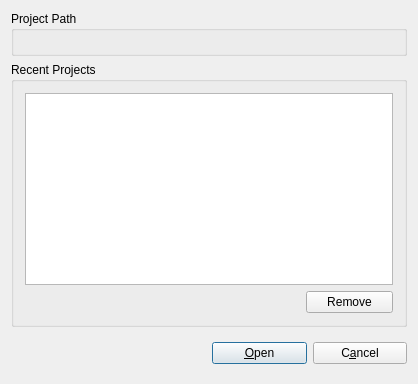
<?xml version="1.0" encoding="UTF-8"?>
<ui version="4.0">
 <class>OpenProjectLayout</class>
 <widget class="QDialog" name="OpenProjectLayout">
  <property name="geometry">
   <rect>
    <x>0</x>
    <y>0</y>
    <width>418</width>
    <height>384</height>
   </rect>
  </property>
  <property name="windowTitle">
   <string>Open Project</string>
  </property>
  <layout class="QVBoxLayout">
   <item>
    <widget class="Q3ButtonGroup" name="buttonGroup5">
     <property name="title">
      <string>Project Path</string>
     </property>
     <layout class="QHBoxLayout">
      <item>
       <widget class="KURLRequester" name="m_pProjPathRequester" native="true"/>
      </item>
     </layout>
    </widget>
   </item>
   <item>
    <widget class="Q3ButtonGroup" name="buttonGroup6">
     <property name="title">
      <string>Recent Projects</string>
     </property>
     <layout class="QVBoxLayout">
      <item>
       <widget class="QListWidget" name="m_pRecentList"/>
      </item>
      <item>
       <layout class="QHBoxLayout">
        <item>
         <spacer name="spacer4">
          <property name="orientation">
           <enum>Qt::Vertical</enum>
          </property>
          <property name="sizeType">
           <enum>QSizePolicy::Expanding</enum>
          </property>
          <property name="sizeHint" stdset="0">
           <size>
            <width>281</width>
            <height>21</height>
           </size>
          </property>
         </spacer>
        </item>
        <item>
         <widget class="QPushButton" name="m_pRemoveButton">
          <property name="text">
           <string>Remove</string>
          </property>
         </widget>
        </item>
       </layout>
      </item>
     </layout>
    </widget>
   </item>
   <item>
    <layout class="QHBoxLayout">
     <item>
      <spacer name="spacer6">
       <property name="orientation">
        <enum>Qt::Vertical</enum>
       </property>
       <property name="sizeType">
        <enum>QSizePolicy::Expanding</enum>
       </property>
       <property name="sizeHint" stdset="0">
        <size>
         <width>201</width>
         <height>31</height>
        </size>
       </property>
      </spacer>
     </item>
     <item>
      <widget class="QPushButton" name="m_pOpenButton">
       <property name="text">
        <string>&amp;Open</string>
       </property>
       <property name="shortcut">
        <string>Alt+O</string>
       </property>
       <property name="default">
        <bool>true</bool>
       </property>
      </widget>
     </item>
     <item>
      <widget class="QPushButton" name="m_pCancelButton">
       <property name="text">
        <string>C&amp;ancel</string>
       </property>
      </widget>
     </item>
    </layout>
   </item>
  </layout>
 </widget>
 <layoutdefault spacing="6" margin="11"/>
 <pixmapfunction>qPixmapFromMimeSource</pixmapfunction>
 <customwidgets>
  <customwidget>
   <class>Q3GroupBox</class>
   <extends>QGroupBox</extends>
   <header>Qt3Support/Q3GroupBox</header>
   <container>1</container>
  </customwidget>
  <customwidget>
   <class>Q3ButtonGroup</class>
   <extends>Q3GroupBox</extends>
   <header>Qt3Support/Q3ButtonGroup</header>
   <container>1</container>
  </customwidget>
  <customwidget>
   <class>KURLRequester</class>
   <extends>QWidget</extends>
   <header>kurlrequester.h</header>
  </customwidget>
 </customwidgets>
 <includes>
  <include location="local">kurlrequester.h</include>
  <include location="local">klineedit.h</include>
  <include location="local">kpushbutton.h</include>
 </includes>
 <resources/>
 <connections>
  <connection>
   <sender>m_pOpenButton</sender>
   <signal>clicked()</signal>
   <receiver>OpenProjectLayout</receiver>
   <slot>accept()</slot>
   <hints>
    <hint type="sourcelabel">
     <x>20</x>
     <y>20</y>
    </hint>
    <hint type="destinationlabel">
     <x>20</x>
     <y>20</y>
    </hint>
   </hints>
  </connection>
  <connection>
   <sender>m_pCancelButton</sender>
   <signal>clicked()</signal>
   <receiver>OpenProjectLayout</receiver>
   <slot>reject()</slot>
   <hints>
    <hint type="sourcelabel">
     <x>20</x>
     <y>20</y>
    </hint>
    <hint type="destinationlabel">
     <x>20</x>
     <y>20</y>
    </hint>
   </hints>
  </connection>
  <connection>
   <sender>m_pRemoveButton</sender>
   <signal>clicked()</signal>
   <receiver>OpenProjectLayout</receiver>
   <slot>slotRemoveRecent()</slot>
   <hints>
    <hint type="sourcelabel">
     <x>20</x>
     <y>20</y>
    </hint>
    <hint type="destinationlabel">
     <x>20</x>
     <y>20</y>
    </hint>
   </hints>
  </connection>
  <connection>
   <sender>m_pProjPathRequester</sender>
   <signal>urlSelected(QString)</signal>
   <receiver>OpenProjectLayout</receiver>
   <slot>slotProjectSelected(QString)</slot>
   <hints>
    <hint type="sourcelabel">
     <x>20</x>
     <y>20</y>
    </hint>
    <hint type="destinationlabel">
     <x>20</x>
     <y>20</y>
    </hint>
   </hints>
  </connection>
 </connections>
</ui>
